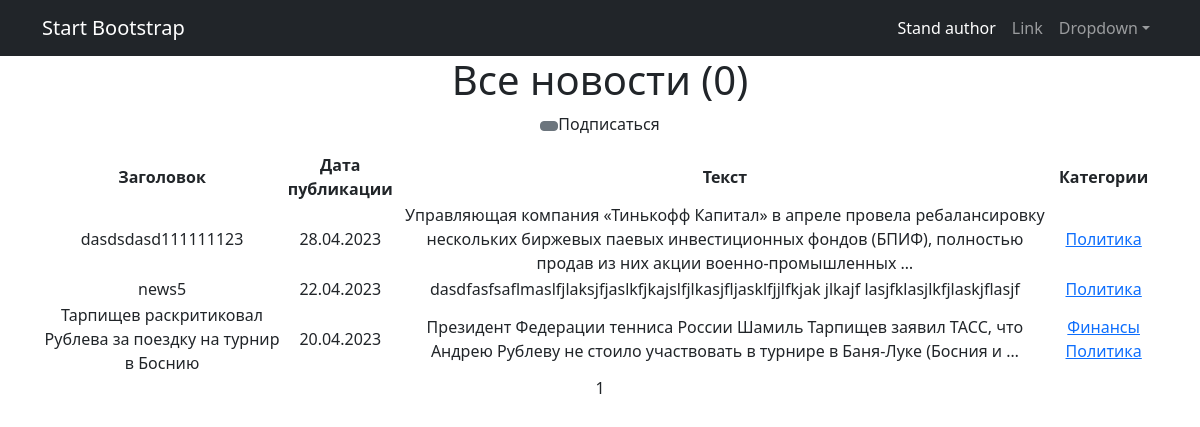
The page /categories/3 on the database its author committed.
### News/models.py (models this page shows, shortened)
class Category(models.Model):
    name_category = models.CharField(unique=True, max_length=100, )
    subscribers = models.ManyToManyField(User, blank=True, null=True, related_name='categories')
    def __str__(self):
        return self.name_category
    class Meta:
        verbose_name = 'Категория'
        verbose_name_plural = 'Категории'

class Post(models.Model):
    article = 'AR'
    new = 'NE'
    POSITIONS = [
        (article, 'Статья'),
        (new, 'Новость')
    ]
    author = models.ForeignKey(Author, on_delete=models.CASCADE)
    type_post = models.CharField(max_length=2,
                                 choices=POSITIONS,
                                 default=article)
    post_in = models.DateTimeField(auto_now_add=True)
    category = models.ManyToManyField(Category, through='PostCategory', verbose_name='Категория')
    post_header = models.CharField(max_length=255, verbose_name='Заголовок')
    post_text = models.TextField()
    rating_post = models.IntegerField(default=0)
    likes = models.IntegerField(default=0)
    dislikes = models.IntegerField(default=0)
    class Meta:
        verbose_name = 'Посты'
        verbose_name_plural = 'Посты'

### News/views.py (the view)
# urls.py: path('categories/<int:pk>', cache_page(60 * 5)(CategoryListView.as_view()), name='category_list'),
class CategoryListView(ViewNews):
    model = Post
    template_name = 'news/category_list.html'
    context_object_name = 'category_news_list'
    def get_queryset(self):
        self.category = get_object_or_404(Category, id=self.kwargs['pk'])
        queryset = Post.objects.filter(category=self.category).order_by('-post_in')
        return queryset
    def get_context_data(self, **kwargs):
        context = super().get_context_data(**kwargs)
        context['is_not_subscriber'] = self.request.user not in self.category.subscribers.all()
        context['category'] = self.category
        return context

### News/templatetags/custom_filters.py (called while the page is built)
@register.filter()
def censor(value):
    if not isinstance(value, str):
        raise ValueError("Фильтр применим только к строкам ")
    words = value.split()
    for i, word in enumerate(words):
        if word.lower() in censor_words:
            words[i] = '*' * len(word)
    return ' '.join(words)

### News/views.py (called while the page is built)
    def get_context_data(self, **kwargs):
        context = super().get_context_data(**kwargs)
        context['is_not_author'] = not self.request.user.groups.filter(name='Author').exists()
        return context

### News/templates/News/category_list.html (shortened to what this page needs)
{% extends 'News/default.html' %}
{% load custom_filters %}
{% load custom_tags %}
{% load cache %}
{% cache 30 header %}
{% block content %}
<h1>Все новости ({{ news|length }})</h1>
{% if is_not_subscriber %}
<p class="text-center"><a href="{% url 'subscribe' category.id %}" class="btn btn-secondary btn-sm"></a>Подписаться</p>
{% endif %}
<table>
    <thead>
    <tr>
        <th>Заголовок</th>
        <th>Дата публикации</th>
        <th>Текст</th>
        <th>Категории</th>
        <th></th>
    </tr>
    </thead>
    <tbody>
    {% for post in category_news_list %}
    <tr>
        <td><a> {{ post.post_header|censor }}</a></td>
        <td>{{ post.post_in|date:"d.m.Y" }}</td>
        <td>{{ post.post_text|truncatewords:20 }}</td>
        <td>{% for category in post.category.all %}
            <a href="{% url 'category_list' category.id %}">{{ category }}</a>
            {% endfor %}
        </td>
    </tr>
    {% endfor %}
    </tbody>
</table>
{{ page_obj.number }}
{% endblock content %}
{% endcache %}

### rows shown on the page
Post: post_header|censor "dasdsdasd111111123", post_in "28.04.2023", post_text "Управляющая компания «Тинькофф Капитал» в апреле провела ребалансировку нескольких биржевых паевых инвестиционных фондов (БПИФ), полностью продав из них акции военно-промышленных …"
Category: name_category "Политика"
Post: post_header|censor "news5", post_in "22.04.2023", post_text "dasdfasfsaflmaslfjlaksjfjaslkfjkajslfjlkasjfljasklfjjlfkjak jlkajf lasjfklasjlkfjlaskjflasjf"
Post: post_header|censor "Тарпищев раскритиковал Рублева за поездку на турнир в Боснию", post_in "20.04.2023", post_text "Президент Федерации тенниса России Шамиль Тарпищев заявил ТАСС, что Андрею Рублеву не стоило участвовать в турнире в Баня-Луке (Босния и …"
Category: name_category "Финансы"

### other values the page prints
{{ news|length }} "0"
{{ page_obj.number }} "1"
